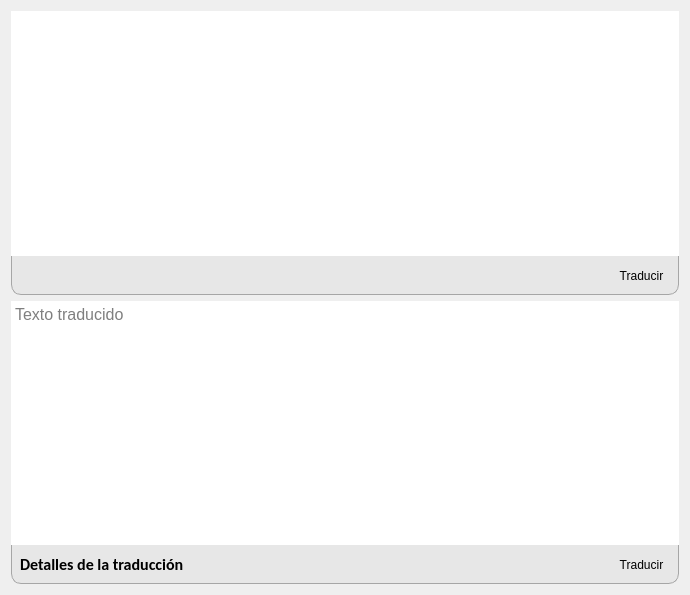
<?xml version="1.0" encoding="UTF-8"?>
<ui version="4.0">
 <class>Dialog</class>
 <widget class="QDialog" name="Dialog">
  <property name="geometry">
   <rect>
    <x>0</x>
    <y>0</y>
    <width>690</width>
    <height>595</height>
   </rect>
  </property>
  <property name="windowTitle">
   <string>Detalles de la traducción</string>
  </property>
  <layout class="QGridLayout" name="gridLayout">
   <item row="0" column="0">
    <widget class="QWidget" name="main_container_translator" native="true">
     <property name="styleSheet">
      <string notr="true">QWidget #main_container_translator{
	border-radius:10px;
	border:1px solid  rgb(166, 166, 166);
	background-color: rgb(231, 231, 231);
}</string>
     </property>
     <layout class="QGridLayout" name="gridLayout_5">
      <property name="leftMargin">
       <number>0</number>
      </property>
      <property name="topMargin">
       <number>0</number>
      </property>
      <property name="rightMargin">
       <number>0</number>
      </property>
      <property name="bottomMargin">
       <number>0</number>
      </property>
      <property name="spacing">
       <number>0</number>
      </property>
      <item row="1" column="0" colspan="2">
       <widget class="QWidget" name="widget_3" native="true">
        <layout class="QGridLayout" name="gridLayout_8">
         <item row="0" column="0">
          <spacer name="horizontalSpacer_4">
           <property name="orientation">
            <enum>Qt::Horizontal</enum>
           </property>
           <property name="sizeHint" stdset="0">
            <size>
             <width>40</width>
             <height>20</height>
            </size>
           </property>
          </spacer>
         </item>
         <item row="0" column="2">
          <widget class="QToolButton" name="copy_translate">
           <property name="toolTip">
            <string>Copiar texto a traducir</string>
           </property>
           <property name="styleSheet">
            <string notr="true">QToolButton{
	background-color: transparent;
	border:none;
	border-radius:2px;
	padding:2px;
}

QToolButton:hover {	
	background-color: rgb(236, 146, 0);
}</string>
           </property>
           <property name="text">
            <string>Traducir</string>
           </property>
           <property name="icon">
            <iconset>
             <normaloff>icons/copy_back.png</normaloff>icons/copy_back.png</iconset>
           </property>
           <property name="iconSize">
            <size>
             <width>24</width>
             <height>24</height>
            </size>
           </property>
           <property name="autoRaise">
            <bool>true</bool>
           </property>
          </widget>
         </item>
        </layout>
       </widget>
      </item>
      <item row="0" column="0" colspan="2">
       <widget class="QPlainTextEdit" name="text_to_translate">
        <property name="font">
         <font>
          <pointsize>12</pointsize>
         </font>
        </property>
        <property name="inputMethodHints">
         <set>Qt::ImhMultiLine</set>
        </property>
        <property name="frameShape">
         <enum>QFrame::NoFrame</enum>
        </property>
        <property name="plainText">
         <string/>
        </property>
        <property name="backgroundVisible">
         <bool>false</bool>
        </property>
        <property name="centerOnScroll">
         <bool>false</bool>
        </property>
        <property name="placeholderText">
         <string>Texto a traducir</string>
        </property>
       </widget>
      </item>
     </layout>
    </widget>
   </item>
   <item row="1" column="0">
    <widget class="QWidget" name="translated_container" native="true">
     <property name="styleSheet">
      <string notr="true">QWidget #translated_container{
	border-radius:10px;
	border:1px solid  rgb(166, 166, 166);
	background-color: rgb(231, 231, 231);
}</string>
     </property>
     <layout class="QGridLayout" name="gridLayout_6">
      <property name="leftMargin">
       <number>0</number>
      </property>
      <property name="topMargin">
       <number>0</number>
      </property>
      <property name="rightMargin">
       <number>0</number>
      </property>
      <property name="bottomMargin">
       <number>0</number>
      </property>
      <property name="spacing">
       <number>0</number>
      </property>
      <item row="0" column="0">
       <widget class="QPlainTextEdit" name="translated_text">
        <property name="font">
         <font>
          <pointsize>12</pointsize>
         </font>
        </property>
        <property name="inputMethodHints">
         <set>Qt::ImhMultiLine</set>
        </property>
        <property name="frameShape">
         <enum>QFrame::NoFrame</enum>
        </property>
        <property name="readOnly">
         <bool>true</bool>
        </property>
        <property name="backgroundVisible">
         <bool>false</bool>
        </property>
        <property name="centerOnScroll">
         <bool>false</bool>
        </property>
        <property name="placeholderText">
         <string>Texto traducido</string>
        </property>
       </widget>
      </item>
      <item row="1" column="0" colspan="2">
       <widget class="QWidget" name="widget_11" native="true">
        <layout class="QGridLayout" name="gridLayout_49">
         <item row="0" column="1">
          <spacer name="horizontalSpacer_9">
           <property name="orientation">
            <enum>Qt::Horizontal</enum>
           </property>
           <property name="sizeHint" stdset="0">
            <size>
             <width>40</width>
             <height>20</height>
            </size>
           </property>
          </spacer>
         </item>
         <item row="0" column="0">
          <widget class="QLabel" name="translate_details">
           <property name="font">
            <font>
             <family>Calibri</family>
             <pointsize>12</pointsize>
             <weight>75</weight>
             <bold>true</bold>
            </font>
           </property>
           <property name="text">
            <string>Detalles de la traducción</string>
           </property>
          </widget>
         </item>
         <item row="0" column="2">
          <widget class="QToolButton" name="copy_translated_text">
           <property name="toolTip">
            <string>Copiar texto traducido</string>
           </property>
           <property name="styleSheet">
            <string notr="true">QToolButton{
	background-color: transparent;
	border:none;
	border-radius:2px;
	padding:2px;
}

QToolButton:hover {	
	background-color: rgb(236, 146, 0);
}</string>
           </property>
           <property name="text">
            <string>Traducir</string>
           </property>
           <property name="icon">
            <iconset>
             <normaloff>icons/copy_back.png</normaloff>icons/copy_back.png</iconset>
           </property>
           <property name="iconSize">
            <size>
             <width>24</width>
             <height>24</height>
            </size>
           </property>
           <property name="autoRaise">
            <bool>true</bool>
           </property>
          </widget>
         </item>
        </layout>
       </widget>
      </item>
     </layout>
    </widget>
   </item>
  </layout>
 </widget>
 <resources/>
 <connections/>
</ui>
